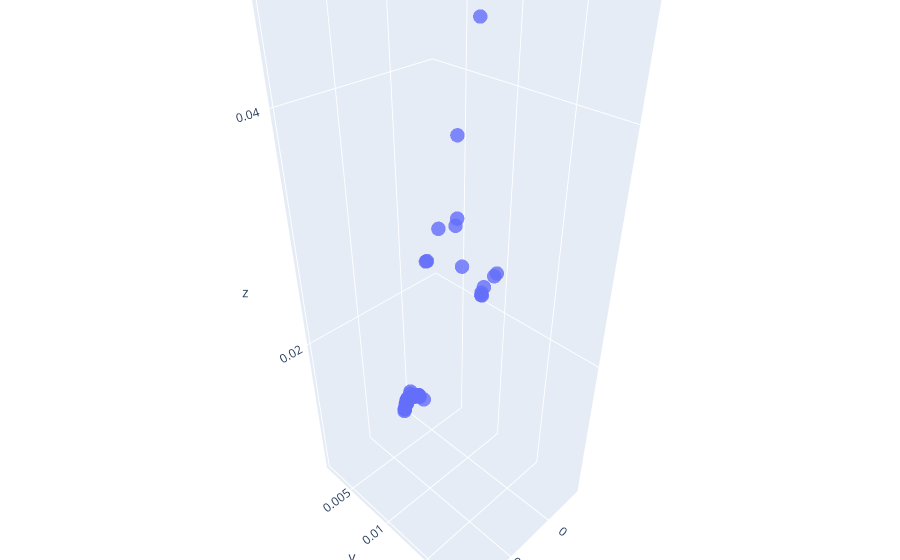

Source (notebook cell):
### Code cell
import plotly
import plotly.graph_objects as go 

plotly.offline.init_notebook_mode()
trace = go.Scatter3d(
    x = [pt[0] for pt in bowl_pts_cam],
    y = [pt[1] for pt in bowl_pts_cam],
    z = [pt[2] for pt in bowl_pts_cam],
    mode = 'markers', 
    marker = {
            'size': 5,
            'opacity': 0.8,
        })

layout = go.Layout(
    margin={'l': 0, 'r': 0, 'b': 0, 't': 0}

)

data = [trace]
plot_figure = go.Figure(data=data, layout=layout)
plotly.offline.iplot(plot_figure)
# StereoSGBM officially a failed experiment
# the point cloud plot is pretty cool though
